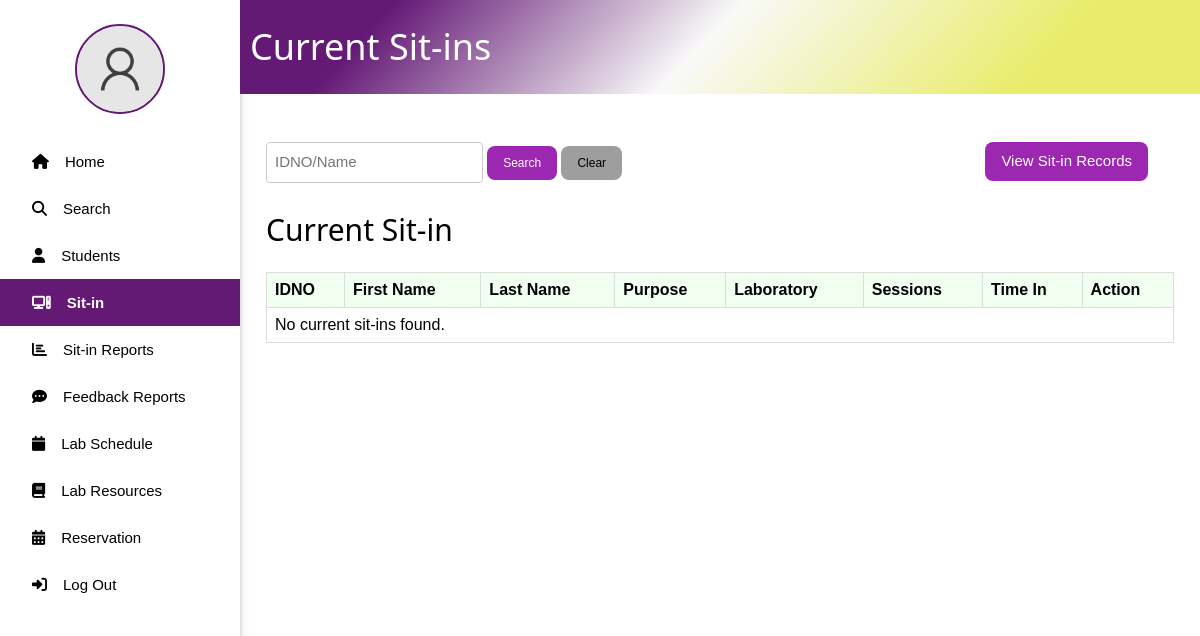
Before: /currentSitin.php (signed in) with the older database file.
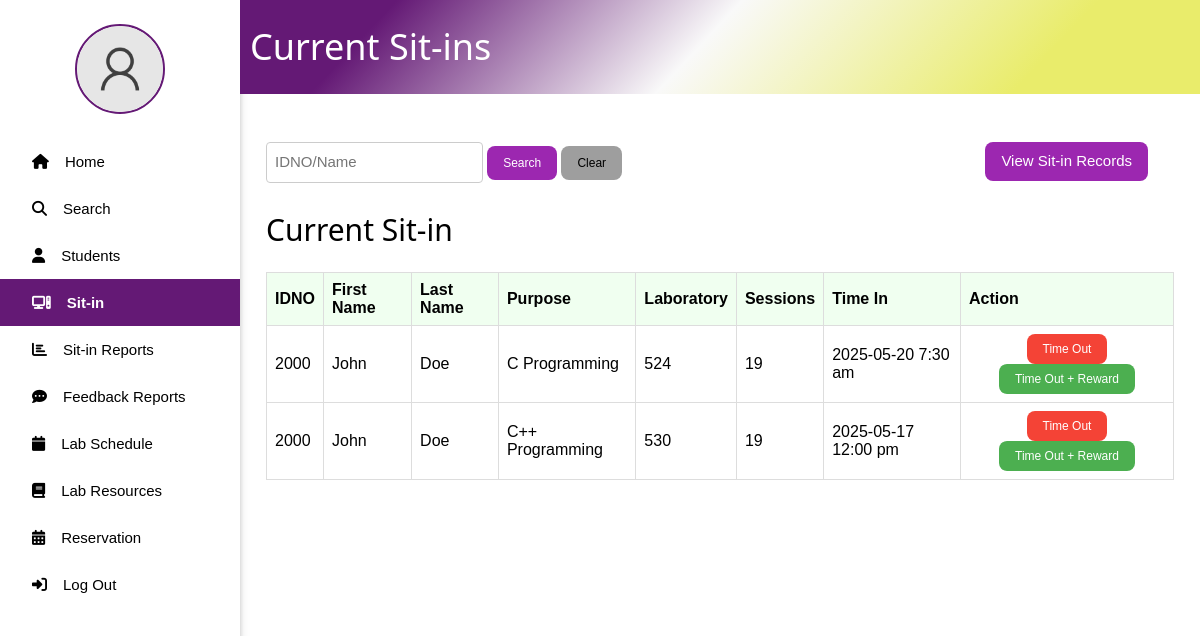
After: the same page with the newer database file.
### tables this page shows
CREATE TABLE `sitin_records` (
  `ID` int(11) NOT NULL,
  `IDNO` int(11) NOT NULL,
  `PURPOSE` varchar(255) NOT NULL,
  `LABORATORY` varchar(255) NOT NULL,
  `TIME_IN` datetime NOT NULL DEFAULT current_timestamp(),
  `TIME_OUT` datetime DEFAULT NULL
);

CREATE TABLE `user` (
  `ID` int(11) NOT NULL,
  `IDNO` int(11) NOT NULL,
  `LASTNAME` varchar(30) NOT NULL,
  `FIRSTNAME` varchar(30) NOT NULL,
  `MIDDLENAME` varchar(30) DEFAULT NULL,
  `COURSE` varchar(30) NOT NULL,
  `YEAR_LEVEL` int(11) NOT NULL,
  `USERNAME` varchar(30) NOT NULL,
  `PASSWORD` varchar(255) NOT NULL,
  `PROFILE_PIC` varchar(255) NOT NULL DEFAULT 'images/default_pic.png',
  `SESSION_COUNT` int(11) DEFAULT 30,
  `POINTS` int(11) DEFAULT 0
);

### currentSitin.php (the view, shortened to what this page needs)
<?php
include_once 'notification_functions.php';
$username = $_SESSION['user']['USERNAME'];
$sql_profile = "SELECT PROFILE_PIC FROM user WHERE USERNAME = ?";
$stmt_profile = $conn->prepare($sql_profile);
$stmt_profile->bind_param("s", $username);
$stmt_profile->execute();
$result_profile = $stmt_profile->get_result();
$user = $result_profile->fetch_assoc();
$search_term = "";
$sql_sitins = "SELECT sr.ID, u.IDNO, u.FIRSTNAME, u.LASTNAME, sr.PURPOSE, sr.LABORATORY, sr.TIME_IN, u.SESSION_COUNT
               FROM sitin_records sr
               JOIN user u ON sr.IDNO = u.IDNO
               WHERE sr.TIME_OUT IS NULL";
$sql_sitins .= " ORDER BY sr.TIME_IN DESC";
$result_sitins = $conn->query($sql_sitins);
$sitin_records = [];
if ($result_sitins->num_rows > 0) {
    while ($row = $result_sitins->fetch_assoc()) {
        $sitin_records[] = $row;
    }
}
?>
<!DOCTYPE html>
<html lang="en">
<head>
    <link rel="stylesheet" href="w3.css">
    <link rel="stylesheet" href="side_nav.css">
</head>
<body>
    <div class="w3-sidebar w3-bar-block w3-collapse w3-card w3-animate-left" style="width:20%;" id="mySidebar">
        <div class="profile w3-center w3-margin w3-padding">
            <?php
            $profile_pic = isset($user['PROFILE_PIC']) ? $user['PROFILE_PIC'] : 'images/default_pic.png';
            ?>
            <img src="<?php echo htmlspecialchars($profile_pic); ?>" alt="profile_pic" style="width: 90px; height:90px; border-radius: 50%; border: 2px solid rgba(100,25,117,1);">
        </div>
        <a href="admin.php" class="w3-bar-item w3-button"><i class="fa-solid fa-house w3-padding"></i><span>Home</span></a>
        <a href="#" onclick="document.getElementById('searchModal').style.display='block'" class="w3-bar-item w3-button"><i class="fa-solid fa-magnifying-glass w3-padding"></i><span>Search</span></a>
        <a href="list.php" class="w3-bar-item w3-button"><i class="fa-solid fa-user w3-padding"></i><span>Students</span></a>
        <a href="currentSitin.php" class="w3-bar-item w3-button active"><i class="fa-solid fa-computer w3-padding"></i><span>Sit-in</span></a>
        <a href="SitinReports.php" class="w3-bar-item w3-button"><i class="fa-solid fa-chart-bar w3-padding"></i><span>Sit-in Reports</span></a>
        <a href="feedback_reports.php" class="w3-bar-item w3-button"><i class="fa-solid fa-comment-dots w3-padding"></i><span>Feedback Reports</span></a>
        <a href="lab_schedule.php" class="w3-bar-item w3-button"><i class="fa-solid fa-calendar w3-padding"></i><span>Lab Schedule</span></a>
        <a href="lab_resources.php" class="w3-bar-item w3-button"><i class="fa-solid fa-book w3-padding"></i><span>Lab Resources</span></a>
        <a href="reservation_management.php" class="w3-bar-item w3-button"><i class="fa-solid fa-calendar-days w3-padding"></i><span>Reservation</span></a>
        <a href="logout.php" class="w3-bar-item w3-button"><i class="fa-solid fa-right-to-bracket w3-padding"></i><span>Log Out</span></a>
    </div>
    <div style="margin-left:20%; z-index: 1; position: relative;">
        <div class="title_page w3-container" style="display: flex; align-items: center;">
            <h1 style="margin-left: 10px; color: #ffff;">Current Sit-ins</h1>
        </div>
        <div class="w3-container" style="margin: 5% 10px;">
            <div class="w3-row w3-margin-bottom">
                <div class="w3-col m6">
                    <form method="GET" class="w3-bar">
                        <input type="text" name="search" class="w3-input w3-border w3-round" style="width: auto; display: inline-block;" placeholder="IDNO/Name" value="<?php echo htmlspecialchars($search_term); ?>">
                        <button type="submit" class="w3-button w3-purple w3-round-large w3-small">Search</button>
                        <a href="currentSitin.php" class="w3-button w3-gray w3-round-large w3-small">Clear</a>
                    </form>
                </div>
            <div class="w3-container" style="margin: 0 10px; display: flex; justify-content: flex-end;">
                <a href="SitinRecords.php" class="w3-button w3-purple w3-round-large w3-margin-bottom">View Sit-in Records</a>
            </div>
            <h2 class="w3-margin-bottom">Current Sit-in</h2>
            <table class="sitin-table">
                <thead>
                    <tr>
                        <th>IDNO</th>
                        <th>First Name</th>
                        <th>Last Name</th>
                        <th>Purpose</th>
                        <th>Laboratory</th>
                        <th>Sessions</th>
                        <th>Time In</th>
                        <th>Action</th>
                    </tr>
                </thead>
                <tbody>
                <?php if (count($sitin_records) > 0) : ?>
                    <?php foreach ($sitin_records as $record) : ?>
                        <tr>
                            <td><?php echo htmlspecialchars($record['IDNO']); ?></td>
                            <td><?php echo htmlspecialchars($record['FIRSTNAME']); ?></td>
                            <td><?php echo htmlspecialchars($record['LASTNAME']); ?></td>
                            <td><?php echo htmlspecialchars($record['PURPOSE']); ?></td>
                            <td><?php echo htmlspecialchars($record['LABORATORY']); ?></td>
                            <td><?php echo htmlspecialchars($record['SESSION_COUNT']); ?></td>
                            <td><?php echo date("Y-m-d g:i a", strtotime($record['TIME_IN'])); ?></td>
                            <td style="text-align: center;">
                                <form method="POST" style="display: inline;" onsubmit="return confirm('Are you sure you want to time out this user?');">
                                    <button type="submit" name="timeout_regular" class="w3-button w3-red w3-round-large w3-small">Time Out</button>
                                </form>
                                <form method="POST" style="display: inline;" onsubmit="return confirm('Time out and reward this user?');">
                                    <button type="submit" name="timeout_reward" class="w3-button w3-green w3-round-large w3-small">Time Out + Reward</button>
                                </form>
                            </td>
                        </tr>
                    <?php endforeach; ?>
                <?php else : ?>
                    <tr>
                        <td colspan="8">No current sit-ins found.</td>
                    </tr>
                <?php endif; ?>
                </tbody>
            </table>
        </div>
    </div>
</body>
</html>

### w3.css (style rules this page uses)
html { box-sizing:border-box }
*,*:before,*:after { box-sizing:inherit }
html { -ms-text-size-adjust:100%;-webkit-text-size-adjust:100% }
body { margin:0 }
a { background-color:transparent }
img { border-style:none }
button,input,select,textarea,optgroup { font:inherit;margin:0 }
button,input { overflow:visible }
button,select { text-transform:none }
button,[type=button],[type=reset],[type=submit] { -webkit-appearance:button }
html,body { font-family:Verdana,sans-serif;font-size:15px;line-height:1.5 }
html { overflow-x:hidden }
h1 { font-size:36px }
h2 { font-size:30px }
h1,h2,h3,h4,h5,h6 { font-family:"Segoe UI",Arial,sans-serif;font-weight:400;margin:10px 0 }
img { vertical-align:middle }
a { color:inherit }
.w3-btn,.w3-button { border:none;display:inline-block;padding:8px 16px;vertical-align:middle;overflow:hidden;text-decoration:none;color:inherit;background-color:inherit;text-align:center;cursor:pointer;white-space:nowrap }
.w3-btn,.w3-button { -webkit-touch-callout:none;-webkit-user-select:none;-khtml-user-select:none;-moz-user-select:none;-ms-user-select:none;user-select:none }
.w3-input { padding:8px;display:block;border:none;border-bottom:1px solid #ccc;width:100% }
.w3-sidebar { height:100%;width:200px;background-color:#fff;position:fixed!important;z-index:1;overflow:auto }
.w3-bar { width:100%;overflow:hidden }
.w3-bar .w3-button { white-space:normal }
.w3-bar-block .w3-bar-item { width:100%;display:block;padding:8px 16px;text-align:left;border:none;white-space:normal;float:none;outline:0 }
.w3-container:after,.w3-container:before,.w3-panel:after,.w3-panel:before,.w3-row:after,.w3-row:before,.w3-row-padding:after,.w3-row-padding:before, .w3-cell-row:before,.w3-cell-row:after,.w3-clear:after,.w3-clear:before,.w3-bar:before,.w3-bar:after { content:"";display:table;clear:both }
.w3-col,.w3-half,.w3-third,.w3-twothird,.w3-threequarter,.w3-quarter { float:left;width:100% }
@media (min-width:601px) { .w3-col.m6,.w3-half { width:49.99999% } }
@media (min-width:993px) { .w3-sidebar.w3-collapse { display:block!important } }
.w3-round,.w3-round-medium { border-radius:4px }
.w3-round-large { border-radius:8px }
.w3-container,.w3-panel { padding:0.01em 16px }
.w3-card,.w3-card-2 { box-shadow:0 2px 5px 0 rgba(0,0,0,0.16),0 2px 10px 0 rgba(0,0,0,0.12) }
.w3-animate-left { position:relative;animation:animateleft 0.4s }
.w3-small { font-size:12px!important }
.w3-center { text-align:center!important }
.w3-border { border:1px solid #ccc!important }
.w3-margin { margin:16px!important }
.w3-margin-bottom { margin-bottom:16px!important }
.w3-padding { padding:8px 16px!important }
.w3-green,.w3-hover-green:hover { color:#fff!important;background-color:#4CAF50!important }
.w3-purple,.w3-hover-purple:hover { color:#fff!important;background-color:#9c27b0!important }
.w3-red,.w3-hover-red:hover { color:#fff!important;background-color:#f44336!important }
.w3-grey,.w3-hover-grey:hover,.w3-gray,.w3-hover-gray:hover { color:#000!important;background-color:#9e9e9e!important }

### side_nav.css (style rules this page uses)
.title_page { position: sticky; top: 0; z-index: 1000; padding: 10px 0; background: rgb(100,25,117); background: linear-gradient(133deg, rgba(100,25,117,1) 15%, rgba(249,249,249,1) 48%, rgba(233,236,107,1) 82%); }
.active { background-color:rgba(100,25,117,1); color: white; font-weight: bold; }

### currentSitin.php (style rules this page uses)
.sitin-table { width: 100%; border-collapse: collapse; margin-top: 20px; }
.sitin-table th, .sitin-table td { border: 1px solid #ddd; padding: 8px; text-align: left; }
.sitin-table th { background-color: #f0fff0; }

Changed rows visible on the page:
added sitin_records: IDNO.IDNO "2000", IDNO.FIRSTNAME "John", IDNO.LASTNAME "Doe", PURPOSE "C Programming", LABORATORY "524", IDNO.SESSION_COUNT "19", TIME_IN "2025-05-20 7:30 am"
added sitin_records: IDNO.IDNO "2000", IDNO.FIRSTNAME "John", IDNO.LASTNAME "Doe", PURPOSE "C++ Programming", LABORATORY "530", IDNO.SESSION_COUNT "19", TIME_IN "2025-05-17 12:00 pm"
Other visible differences:
text no longer shown: "No current sit-ins found."
